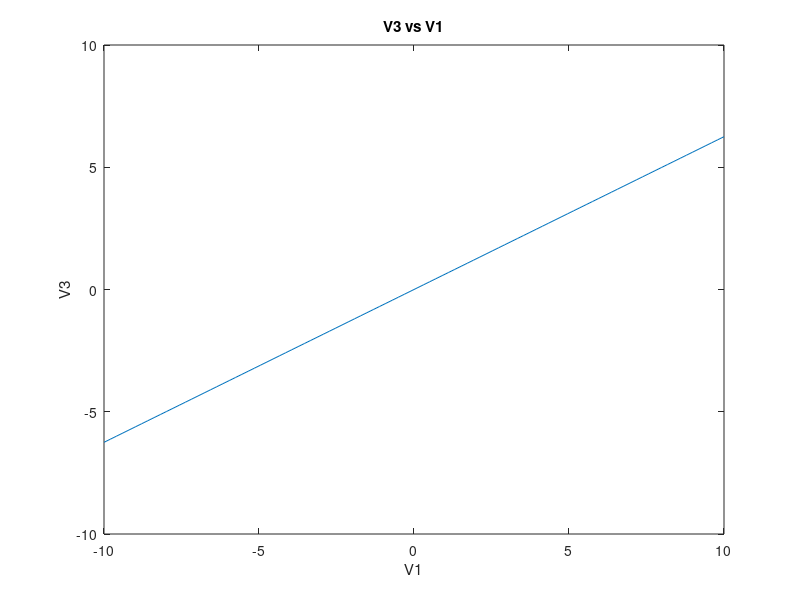
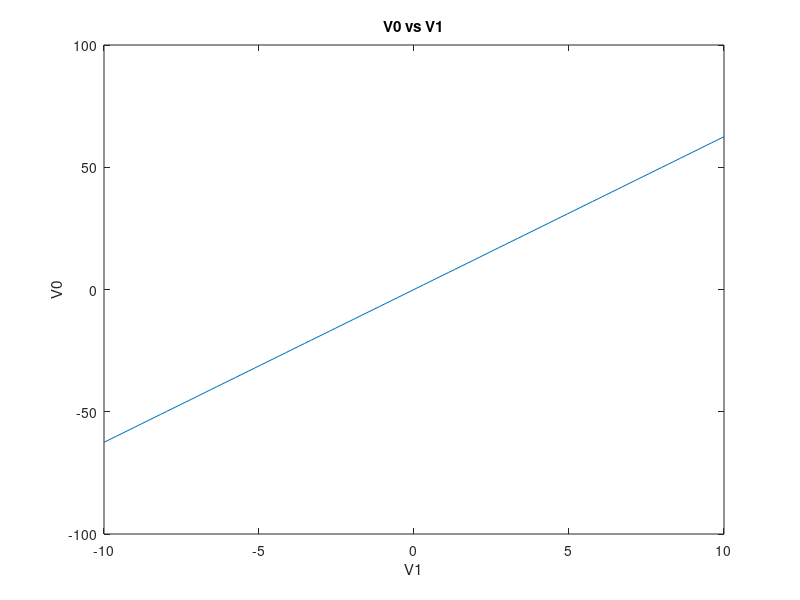
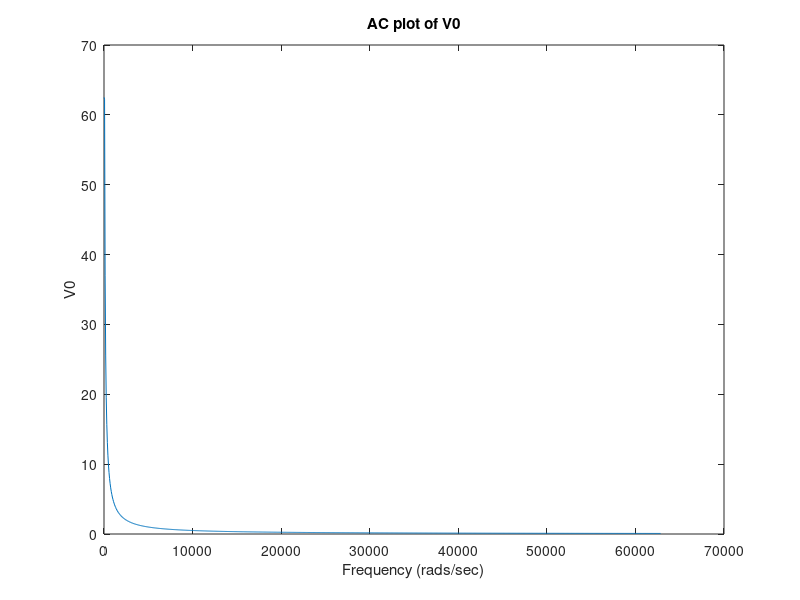
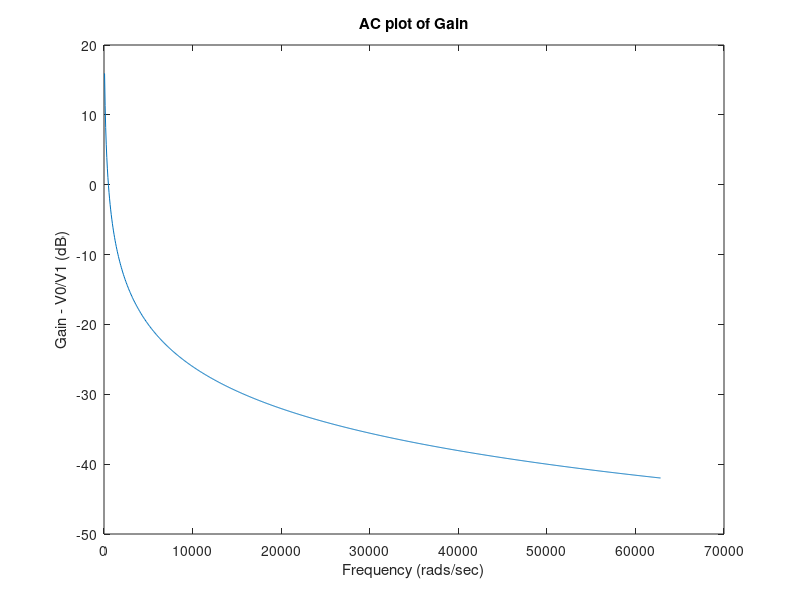

Reproduce these figures in MATLAB, in order.
clearvars;
clear;
clear all;
close all;
clc;

%A
G = zeros(8,8); 
C = zeros(8,8); 
b = zeros(8,1); 
R1 =1;
R2 = 2;
c = 0.25;
R3=10;
L=0.2;
alpha = 100;
R4=0.1;
R0 = 1000;

G(1,1) = 1/R1;
G(2,1) = -1/R1;
G(1,2) = -1/R1;
G(2,2) = 1/R1+1/R2;
G(3,3) = 1/R3;
G(4,4)=1/R4;
G(5,5)=1/R0+1/R4;
G(4,5)=-1/R4;
G(5,4)=-1/R4;
G(1,6)=1;
G(6,1)=1;
G(7,2)=1;
G(2,7)=1;
G(3,7)=-1;
G(7,3)=-1;
G(8,3)=-alpha/R3;
G(8,4)=1;
G(4,8)=1;

C(1,1)=c;
C(2,2)=c;
C(1,2)=-c;
C(2,1)=-c;
C(7,7)=-L;

%B: DC Case
inputV = linspace(-10,10,100);
v3 = zeros(length(inputV),1);
v0 = zeros(length(inputV),1);
for count = 1:length(inputV)
    b(6)=inputV(count);
    X=G\b;
    v3(count) = X(3);
    v0(count) = X(5);
end

figure(1)
plot(inputV,v3);
xlabel('V1')
ylabel('V3')
title('V3 vs V1')

figure(2)
plot(inputV,v0);
xlabel('V1')
ylabel('V0')
title('V0 vs V1')

% C: AC Case, Plot frequency
f = linspace(0, 10000, 1000);
v0 = zeros(length(f),1);
gainDB=zeros(length(f),1);
for count=1:length(f)
    X=[];
    s = 1i*2*pi*f(count);
    X=inv((G+((s).*C)))*b; 
    v0(count) = abs(X(5));   
    
    gainDB(count) = 20*log10(abs(X(5))/abs(X(1)));
end

figure(3)
plot(2*pi*f,v0);
xlabel('Frequency (rads/sec)')
ylabel('V0')
title('AC plot of V0')

figure(4)
plot(2*pi*f, gainDB);
xlabel('Frequency (rads/sec)')
ylabel('Gain - V0/V1 (dB)')
title('AC plot of Gain');

% D
v0 = zeros(length(f),1);
gainDB=zeros(length(f),1);
for count=1:length(gainDB)
    X=[];
    perturbation = randn()*0.05;
    C(1,1)=c*perturbation;
    C(2,2)=c*perturbation;
    C(1,2)=-c*perturbation;
    C(2,1)=-c*perturbation;

    s = 1i*2*pi*1;
    X=inv((G+((s).*C)))*b; 
    v0(count) = abs(X(5));   
    gainDB(count) = 20*log10(abs(X(5))/abs(X(1)));
end
figure;
hist(gainDB,80);
xlabel('Gain (dB)')
ylabel('Count')
title('Histogram of Gain with Perturbations on C')
